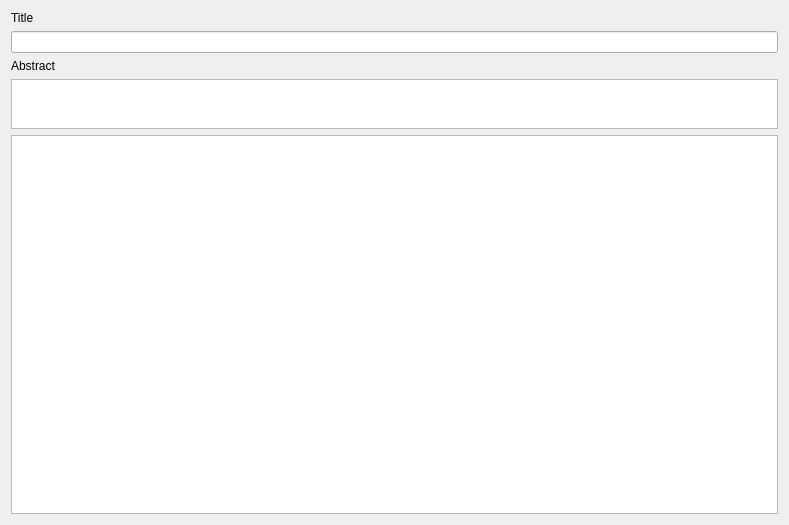
         <widget class="QWidget" name="scrollAreaWidgetContents">
          <property name="geometry">
           <rect>
            <x>0</x>
            <y>0</y>
            <width>789</width>
            <height>525</height>
           </rect>
          </property>
          <layout class="QVBoxLayout" name="verticalLayout">
           <item>
            <widget class="QLabel" name="mLayerTitleLabel">
             <property name="text">
              <string>Title</string>
             </property>
            </widget>
           </item>
           <item>
            <widget class="QLineEdit" name="mLayerTitleLineEdit"/>
           </item>
           <item>
            <widget class="QLabel" name="mLayerAbstractLabel">
             <property name="text">
              <string>Abstract</string>
             </property>
            </widget>
           </item>
           <item>
            <widget class="QTextEdit" name="mLayerAbstractTextEdit">
             <property name="sizePolicy">
              <sizepolicy hsizetype="Expanding" vsizetype="Minimum">
               <horstretch>0</horstretch>
               <verstretch>0</verstretch>
              </sizepolicy>
             </property>
             <property name="maximumSize">
              <size>
               <width>16777215</width>
               <height>50</height>
              </size>
             </property>
            </widget>
           </item>
           <item>
            <widget class="QTextBrowser" name="txtbMetadata"/>
           </item>
          </layout>
         </widget>
